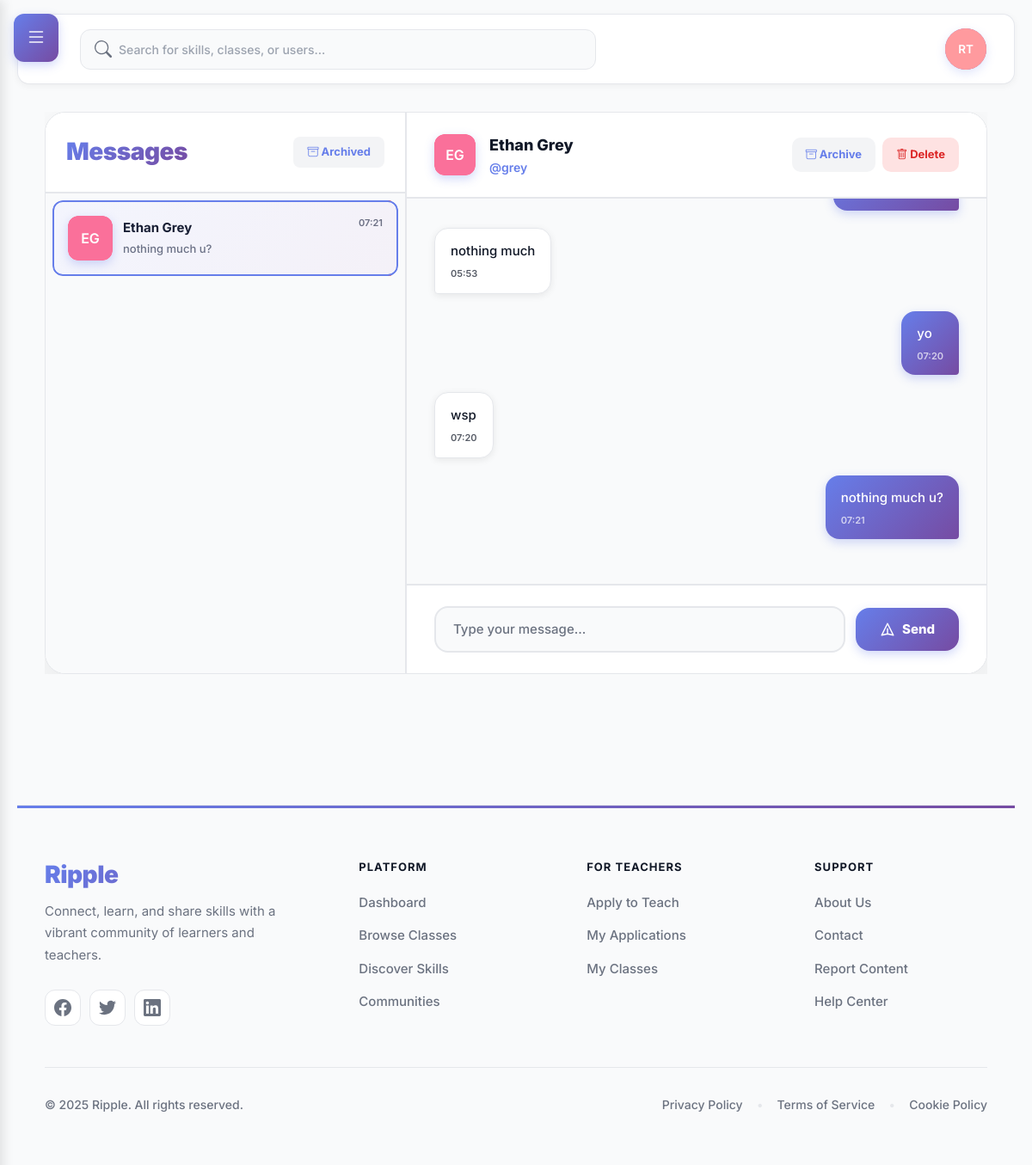
Screenshot of /chat/messages/?conversation=1 (signed in) with the database file from the repository.
### chat/models.py (models this page shows, shortened)
class Conversation(models.Model):
    participants = models.ManyToManyField(
        settings.AUTH_USER_MODEL,
        related_name='conversations'
    )
    created_at = models.DateTimeField(auto_now_add=True)
    updated_at = models.DateTimeField(auto_now=True)
    is_active = models.BooleanField(default=True)
    class Meta:
        ordering = ['-updated_at']
        indexes = [
            models.Index(fields=['-updated_at']),
        ]
    def get_other_participant(self, user):
        return self.participants.exclude(id=user.id).first()
    def get_latest_message(self):
        return self.messages.order_by('-timestamp').first()

class Message(models.Model):
    MESSAGE_TYPES = [
        ('text', 'Text'),
        ('image', 'Image'),
        ('file', 'File'),
    ]
    conversation = models.ForeignKey(
        Conversation,
        on_delete=models.CASCADE,
        related_name='messages'
    )
    sender = models.ForeignKey(
        settings.AUTH_USER_MODEL,
        on_delete=models.CASCADE,
        related_name='sent_messages'
    )
    content = models.TextField()
    message_type = models.CharField(
        max_length=20,
        choices=MESSAGE_TYPES,
        default='text'
    )
    timestamp = models.DateTimeField(auto_now_add=True)
    is_read = models.BooleanField(default=False)  # Deprecated - use MessageStatus instead
    class Meta:
        ordering = ['timestamp']
        indexes = [
            models.Index(fields=['conversation', '-timestamp']),
            models.Index(fields=['conversation', 'sender']),
        ]
    def __str__(self):
        return f"Message from {self.sender.username} in conversation {self.conversation.id}"
    def mark_as_read_for_user(self, user):
        if self.sender == user:
            return  # Don't mark own messages as read
        status, created = MessageStatus.objects.get_or_create(
            message=self,
            user=user,
            defaults={'is_read': True, 'read_at': timezone.now()}
        )
        if not created and not status.is_read:
            status.is_read = True
            status.read_at = timezone.now()
            status.save()

### chat/views.py (the view, shortened to what this page needs)
# urls.py: path('messages/', views.messages_page, name='messages'),
@login_required
def messages_page(request):
    other_user = None
    view_archived = request.GET.get('archived', 'false').lower() == 'true'
    conversations = Conversation.objects.filter(
        participants=request.user
    ).prefetch_related(
        'participants',
        Prefetch(
            'messages',
            queryset=Message.objects.select_related('sender').order_by('-timestamp')[:1],
            to_attr='latest_messages'
        )
    ).distinct()
    deleted_statuses = ConversationUserStatus.objects.filter(
        user=request.user,
        is_deleted=True
    ).values_list('conversation_id', flat=True)
    conversations = conversations.exclude(id__in=deleted_statuses)
    if view_archived:
        archived_statuses = ConversationUserStatus.objects.filter(
            user=request.user,
            is_archived=True
        ).values_list('conversation_id', flat=True)
        conversations = conversations.filter(id__in=archived_statuses)
    else:
        archived_statuses = ConversationUserStatus.objects.filter(
            user=request.user,
            is_archived=True
        ).values_list('conversation_id', flat=True)
        conversations = conversations.exclude(id__in=archived_statuses)
    conversation_id = request.GET.get('conversation')
    selected_conversation = None
    messages = []
    page_obj = None
    last_message_id = 0
    if conversation_id:
        selected_conversation = conversations.filter(id=conversation_id).first()
        if selected_conversation:
            messages_queryset = selected_conversation.messages.select_related('sender').order_by('timestamp')
            paginator = Paginator(messages_queryset, 50)  # 50 messages per page
            page_number = request.GET.get('page', 1)
            page_obj = paginator.get_page(page_number)
            messages = list(page_obj.object_list)  # Convert to list for negative indexing
            if messages:
                last_message_id = messages[-1].id
            else:
                latest_msg = selected_conversation.messages.order_by('-timestamp').first()
                last_message_id = latest_msg.id if latest_msg else 0
            unread_messages = selected_conversation.messages.exclude(sender=request.user)
            for message in unread_messages:
                message.mark_as_read_for_user(request.user)
    for conv in conversations:
        conv.unread_count = MessageStatus.objects.filter(
            message__conversation=conv,
            user=request.user,
            is_read=False
        ).exclude(
            message__sender=request.user
        ).count()
        conv.other_user = conv.get_other_participant(request.user)
        conv.latest_message = conv.get_latest_message()
    context = {
        'conversations': conversations,
        'selected_conversation': selected_conversation,
        'messages': messages,
        'page_obj': page_obj,
        'last_message_id': last_message_id,
        'other_user': selected_conversation.get_other_participant(request.user) if selected_conversation else None,
        'view_archived': view_archived,
    }
    return render(request, 'chat/messages.html', context)

### chat/templates/chat/messages.html (shortened to what this page needs)
{% extends 'base.html' %}
{% load user_tags %}
{% block content %}
<div class="messages-page">
    <div class="messages-container">
        <div class="conversations-sidebar">
            <div class="conversations-header" data-aos="fade-down">
                <div style="display: flex; justify-content: space-between; align-items: center;">
                    <h2>Messages</h2>
                    <a href="?archived={% if view_archived %}false{% else %}true{% endif %}{% if selected_conversation %}&conversation={{ selected_conversation.id }}{% endif %}"
                       class="archive-toggle-btn"
                       style="padding: 8px 16px; background: {% if view_archived %}linear-gradient(135deg, #667eea 0%, #764ba2 100%){% else %}#f3f4f6{% endif %}; color: {% if view_archived %}white{% else %}#667eea{% endif %}; border-radius: 8px; text-decoration: none; font-size: 13px; font-weight: 700; transition: all 0.2s;">
                        {% if view_archived %}<i class="bi bi-inbox"></i> Active{% else %}<i class="bi bi-archive"></i> Archived{% endif %}
                    </a>
                </div>
            </div>
            <div class="conversations-list">
                {% if conversations %}
                    {% for conversation in conversations %}
                    <div class="conversation-swipe-wrapper" data-conversation-id="{{ conversation.id }}" data-aos="fade-right" data-aos-delay="{% widthratio forloop.counter0 1 50 %}" data-aos-duration="500">
                        <a href="?conversation={{ conversation.id }}{% if view_archived %}&archived=true{% endif %}"
                           class="conversation-item {% if selected_conversation.id == conversation.id %}active{% endif %}"
                           data-conversation-id="{{ conversation.id }}"
                           onclick="if (window.innerWidth <= 968) { event.preventDefault(); showChatView({{ conversation.id }}); return false; }">
                            <div class="conversation-user">
                                <div class="conversation-avatar">
                                    {% user_avatar conversation.other_user size='medium' %}
                                </div>
                                <div class="conversation-info">
                                    <div class="conversation-name">
                                        {{ conversation.other_user.first_name }} {{ conversation.other_user.last_name }}
                                    </div>
                                    {% if conversation.latest_message %}
                                    <div class="conversation-preview">
                                        {{ conversation.latest_message.content|truncatewords:5 }}
                                    </div>
                                    {% endif %}
                                </div>
                                <div class="conversation-meta">
                                    {% if conversation.latest_message %}
                                    <div class="conversation-time">
                                        {{ conversation.latest_message.timestamp|date:"H:i" }}
                                    </div>
                                    {% endif %}
                                </div>
                            </div>
                        </a>
                        <div class="conversation-actions">
                            {% if view_archived %}
                            <button class="conversation-action-btn unarchive-btn"
                                    onclick="event.stopPropagation(); showUnarchiveModal({{ conversation.id }})"
                                    title="Unarchive">
                                <span><i class="bi bi-inbox"></i></span>
                                <span>Unarchive</span>
                            </button>
                            {% else %}
                            <button class="conversation-action-btn archive-btn"
                                    onclick="event.stopPropagation(); showArchiveModal({{ conversation.id }})"
                                    title="Archive">
                                <span></span>
                                <span>Archive</span>
                            </button>
                            {% endif %}
                            <button class="conversation-action-btn delete-btn"
                                    onclick="event.stopPropagation(); showDeleteModal({{ conversation.id }})"
                                    title="Delete">
                                <span></span>
                                <span>Delete</span>
                            </button>
                        </div>
                    </div>
                    {% endfor %}
                {% endif %}
            </div>
        </div>
        <div class="chat-area">
            {% if selected_conversation %}
                <div class="chat-header" data-aos="fade-down">
                    <div style="display: flex; justify-content: space-between; align-items: center; width: 100%;">
                        <div class="chat-user-info" style="display: flex; align-items: center;">
                            <div class="chat-avatar">
                                {% user_avatar other_user size='medium' %}
                            </div>
                            <div class="chat-user-details">
                                <div class="chat-user-name">
                                    {{ other_user.first_name }} {{ other_user.last_name }}
                                </div>
                                <div class="chat-user-username">
                                    @{{ other_user.username }}
                                </div>
                            </div>
                        </div>
                        <div class="chat-actions" style="display: flex; gap: 8px;">
                            {% if view_archived %}
                            <button onclick="showUnarchiveModal({{ selected_conversation.id }})"
                                    class="action-btn unarchive-btn"
                                    title="Unarchive conversation"
                                    style="padding: 10px 16px; background: #f3f4f6; border: none; border-radius: 10px; cursor: pointer; font-size: 13px; font-weight: 700; color: #667eea; transition: all 0.2s;">
                                <i class="bi bi-inbox"></i> Unarchive
                            </button>
                            {% else %}
                            <button onclick="showArchiveModal({{ selected_conversation.id }})"
                                    class="action-btn archive-btn"
                                    title="Archive conversation"
                                    style="padding: 10px 16px; background: #f3f4f6; border: none; border-radius: 10px; cursor: pointer; font-size: 13px; font-weight: 700; color: #667eea; transition: all 0.2s;">
                                <i class="bi bi-archive"></i> Archive
                            </button>
                            {% endif %}
                            <button onclick="showDeleteModal({{ selected_conversation.id }})"
                                    class="action-btn delete-btn"
                                    title="Delete conversation"
                                    style="padding: 10px 16px; background: #fee2e2; border: none; border-radius: 10px; cursor: pointer; font-size: 13px; font-weight: 700; color: #dc2626; transition: all 0.2s;">
                                <i class="bi bi-trash"></i> Delete
                            </button>
                        </div>
                    </div>
                </div>
                <div class="messages-area" id="messagesArea">
                    {% for message in messages %}
                    <div class="message {% if message.sender == request.user %}sent{% else %}received{% endif %}" data-message-id="{{ message.id }}" data-aos="{% if message.sender == request.user %}fade-left{% else %}fade-right{% endif %}" data-aos-delay="{% widthratio forloop.counter0 1 30 %}" data-aos-duration="500">
                        <div class="message-bubble">
                            <div class="message-content">{{ message.content }}</div>
                            <div class="message-time">{{ message.timestamp|date:"H:i" }}</div>
                        </div>
                    </div>
                    {% empty %}
                    <div class="no-messages" data-aos="zoom-in">
                        <div class="no-messages-icon"><i class="bi bi-chat-left-text"></i></div>
                        <p>No messages yet. Start the conversation!</p>
                    </div>
                    {% endfor %}
                </div>
                <div class="message-input-area" data-aos="fade-up">
                    <form method="post" action="{% url 'chat:send_message' selected_conversation.id %}"
                          class="message-form" id="messageForm">
                        <input type="text"
                               name="content"
                               class="message-input"
                               placeholder="Type your message..."
                               required
                               autocomplete="off">
                        <button type="submit" class="send-button">
                            <svg fill="none" stroke="currentColor" viewBox="0 0 24 24">
                                <path stroke-linecap="round" stroke-linejoin="round" stroke-width="2" d="M12 19l9 2-9-18-9 18 9-2zm0 0v-8"></path>
                            </svg>
                            Send
                        </button>
                    </form>
                </div>
            {% endif %}
        </div>
    </div>
</div>
{% endblock %}

### users/templates/users/user_avatar.html (shortened to what this page needs)
{% if has_avatar %}
    <div class="user-avatar-container" style="position: relative; width: 100%; height: 100%; border-radius: inherit; overflow: hidden; background: {{ avatar_color }};">
        <div class="user-avatar-initials {{ css_class }} avatar-placeholder-fallback" style="width: 100%; height: 100%; background: {{ avatar_color }}; border-radius: inherit; display: flex; align-items: center; justify-content: center; color: white; font-weight: 600; font-size: {% if size == 'small' %}0.75em{% elif size == 'large' %}1.5em{% else %}1em{% endif %}; position: absolute; top: 0; left: 0; z-index: 1; transition: opacity 0.15s ease-out;">
            {{ initials }}
        </div>
    </div>
{% endif %}

### rows the page displays
Conversation: initials "EG", other_user.first_name "Ethan", other_user.last_name "Grey", latest_message.content "nothing much u?", latest_message.timestamp "07:21"
Message: content "nothing much", timestamp "05:53"
Message: content "yo", timestamp "07:20"
Message: content "wsp", timestamp "07:20"
Message: content "nothing much u?", timestamp "07:21"

### other values shown
{{ initials }} "RT EG"
{{ other_user.first_name }} "Ethan"
{{ other_user.last_name }} "Grey"
{{ other_user.username }} "grey"
